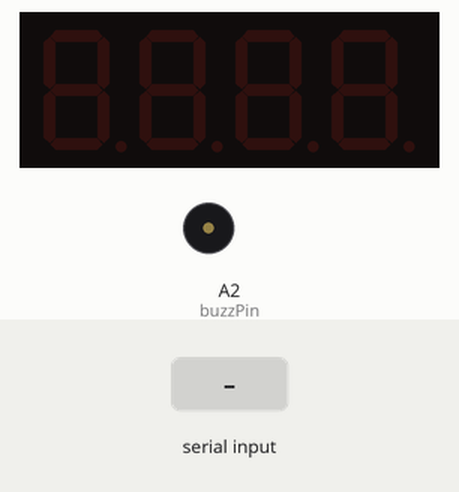
Simulated run of this sketch. Board: Arduino Uno, built with avr-gcc and run on an emulated ATmega328P. Parts: 4-digit seven-segment display, buzzer (waves = sounding, pin HIGH). The inputs (shaded band) are chosen by the test bench. What the sketch prints to the serial monitor is not drawn.

Above: at 1.2 s.
1.3 s: "90,45\n" received over Serial
At 2.0 s:
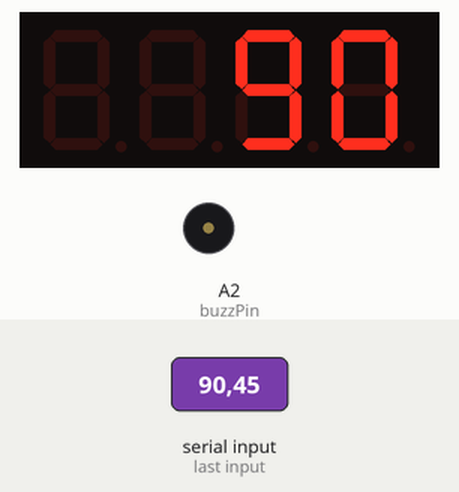
At 3.1 s:
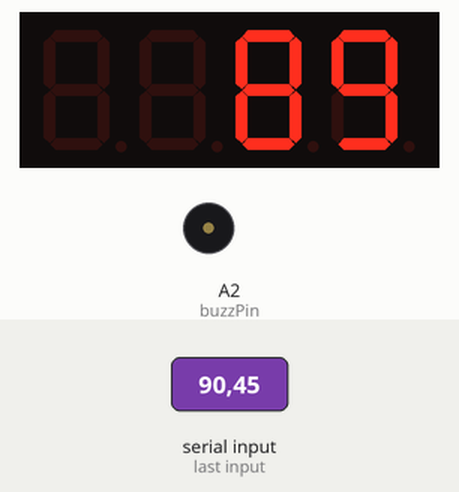
Timing chart, 0 to 4.6 s (numbered marks = the images above; inputs shaded):
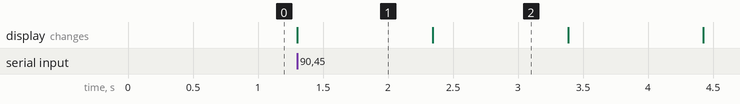

The sketch:

Alarm_timer.ino
```cpp
#include <SevSeg.h>

const byte D1 = 13, D2 = 5, D3 = 4, D4 = 3, B = 2;
const byte A = 6, F = 7, G = 8, C = 9, dp = 10, D = 11, E = 12;

SevSeg sevseg;
byte numDigits = 4;
byte digitPins[] = {D1, D2, D3, D4};
byte segmentPins[] = {A, B, C, D, E, F, G, dp};
bool resistorsOnSegments = true;
byte hardwareConfig = COMMON_CATHODE;
int userInput;
int delayTime = 5;
int buzzPin = A2;

void setup() {
  // put your setup code here, to run once:
  sevseg.begin(hardwareConfig, numDigits, digitPins, segmentPins,
  resistorsOnSegments);
  sevseg.setBrightness(90);
  Serial.begin(9600);
  pinMode(buzzPin, OUTPUT);

}

void loop() {
  // put your main code here, to run repeatedly:
  if (Serial.available() == 0) {
    Serial.println("set a timer for seconds, maximum: 9999");
    while(Serial.available() == 0){

    }
  }

  userInput = Serial.parseInt();
  if (userInput <= 9999 && userInput > 0){
    while(userInput > 0){
      sevseg.setNumber(userInput);
      for(int i=0; i < 200; i++){
        sevseg.refreshDisplay();
        delay(delayTime);
      }

      sevseg.refreshDisplay();
      userInput = userInput - 1;
      sevseg.refreshDisplay();
    }
    for (int i=0; i < 10; i++){
      analogWrite(buzzPin, 255);
      delay(100);
      analogWrite(buzzPin, 0);
      delay(100);
    }

    sevseg.blank(); // clear display
  } else{
    Serial.println("Maximum number is 9999, please try again!");
    delay(1000);
  }
}
```

Measured:
- after the input at 1.3 s, the display: changes at once (image 1)
- what the display in image 1 shows lasts 1.0 s, from 1.3 s to 2.3 s
